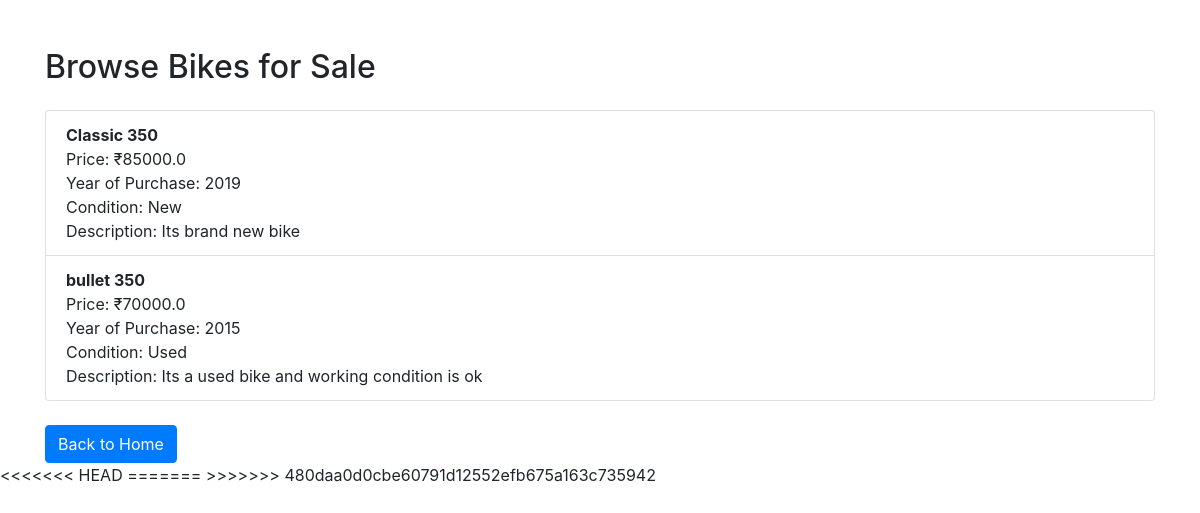
The page /buy (signed in) on the database as committed earlier.
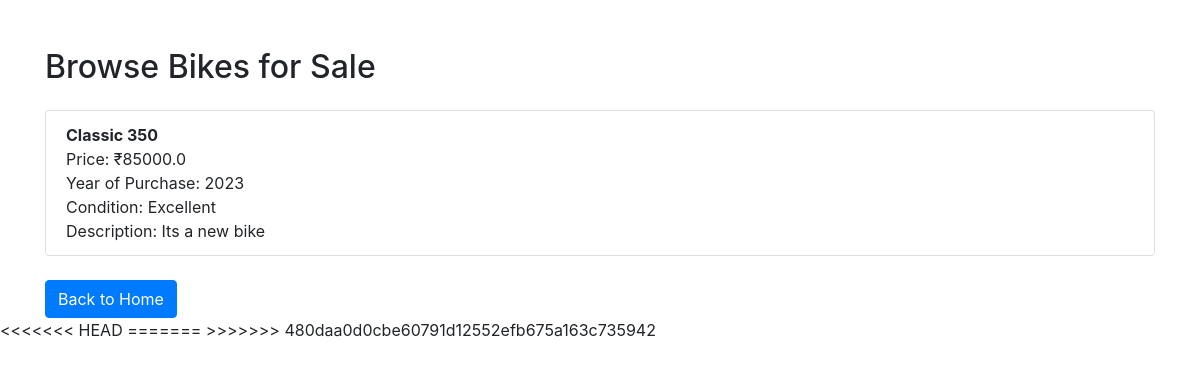
The same page on the database as committed later.
### application.py (models this page shows)
class Product(db.Model):
    id = db.Column(db.Integer, primary_key=True)
    name = db.Column(db.String(100), nullable=False)
    price = db.Column(db.Float, nullable=False)
    year_of_purchase = db.Column(db.Integer, nullable=False)
    condition = db.Column(db.String(50), nullable=False)
    description = db.Column(db.String(500), nullable=True)
    user_id = db.Column(db.Integer, db.ForeignKey('user.id'), nullable=False)
    user = db.relationship('User', backref=db.backref('products', lazy=True))

### application.py (the view)
@app.route('/buy')
@login_required
def buy():
    products = Product.query.all()
    return render_template('buy.html', products=products)

### application.py (called while the page is built)
@login_manager.user_loader
def load_user(user_id):
    return User.query.get(int(user_id))

### templates/buy.html (shortened to what this page needs)
<!DOCTYPE html>
<html lang="en">
<head>
    <link rel="stylesheet" href="https://stackpath.bootstrapcdn.com/bootstrap/4.3.1/css/bootstrap.min.css">
</head>
<body>
    <div class="container mt-5">
        <h2>Browse Bikes for Sale</h2>
        <ul class="list-group mt-4">
            {% for product in products %}
                <li class="list-group-item">
                    <strong>{{ product.name }}</strong><br>
                    Price: ₹{{ product.price }}<br>
                    Year of Purchase: {{ product.year_of_purchase }}<br>
                    Condition: {{ product.condition }}<br>
                    Description: {{ product.description }}<br>
                </li>
            {% else %}
                <li class="list-group-item">No bikes available for sale.</li>
            {% endfor %}
        </ul>
        <br>
        <a href="{{ url_for('home') }}" class="btn btn-primary">Back to Home</a>
    </div>
</body>
</html>
</html>

Rows that differ between the two databases and show on the page:
removed Product: name "bullet 350", price "70000.0", year_of_purchase "2015", condition "Used", description "Its a used bike and working condition is ok"
changed Product "Classic 350": year_of_purchase "2019" → "2023"; condition "New" → "Excellent"; description "Its brand new bike" → "Its a new bike"
